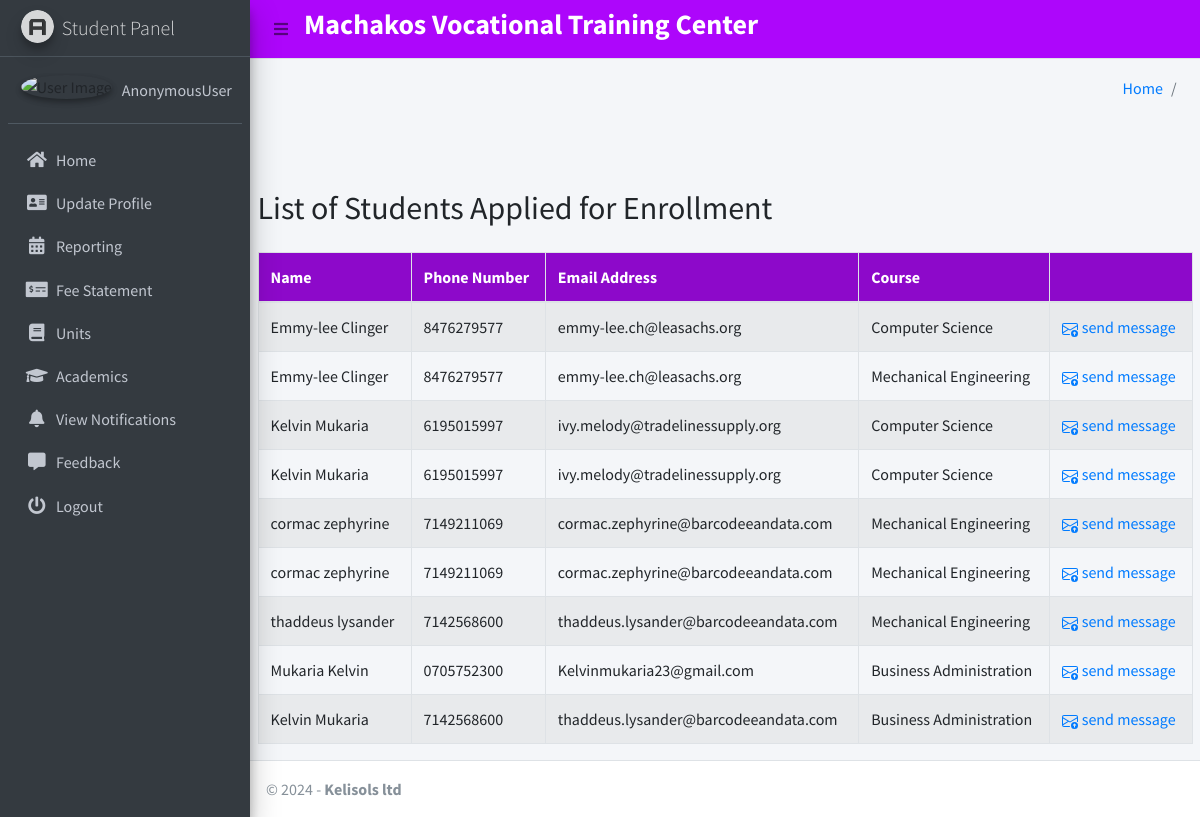
/applicants_list, run on the app's committed database.
### main_app/models.py (models this page shows, shortened)
class Applicants(models.Model):
    first_name = models.CharField(max_length=100)
    last_name = models.CharField(max_length=100)
    dob = models.DateField()
    email = models.EmailField()
    phone = models.CharField(max_length=15)
    address = models.TextField()
    course = models.CharField(max_length=100)
    personal_statement = models.TextField()

### main_app/hod_views.py (the view)
# urls.py: path("applicants_list", hod_views.applicants_list,
def applicants_list(request):
    enrollments = Applicants.objects.all()
    return render(request, 'hod_template/applicants_list.html', {'enrollments': enrollments})

### main_app/templates/hod_template/applicants_list.html (shortened to what this page needs)
{% extends 'main_app/base.html' %}
{% load static %}
{% block content %}
<div class="container mt-5">
    <h2 class="mb-4">List of Students Applied for Enrollment</h2>
    <div class="table-responsive">
        <table class="table table-striped table-bordered">
            <thead >
                <tr>
                    <th>Name</th>
                    <th>Phone Number</th>
                    <th>Email Address</th>
                    <th>Course</th>
                    <th></th>
                </tr>
            </thead>
            <tbody>
                {% for enrollment in enrollments %}
                <tr>
                    <td>{{ enrollment.first_name }} {{ enrollment.last_name }}</td>
                    <td>{{ enrollment.phone }}</td>
                    <td>{{ enrollment.email }}</td>
                    <td>{{ enrollment.course }}</td>
                    <td>
                       <a href=""  data-toggle="modal" data-target="#emailModal">
                        send message
                       </a>
                    </td>
                </tr>
                {% endfor %}
            </tbody>
        </table>
    </div>
</div>
</body>
</html>
{% endblock content %}

### main_app/templates/hod_template/applicants_list.html (style rules this page uses)
.table-responsive { margin-top: 20px; }
.table thead { background-color: #8d09ca; color: #fff; }
.table th, .table td { text-align: start; vertical-align: middle; }

### data on the page
Applicants: first_name "Emmy-lee", last_name "Clinger", phone "8476279577", email "emmy-lee.ch@leasachs.org", course "Computer Science"
Applicants: first_name "Emmy-lee", last_name "Clinger", phone "8476279577", email "emmy-lee.ch@leasachs.org", course "Mechanical Engineering"
Applicants: first_name "Kelvin", last_name "Mukaria", phone "6195015997", email "ivy.melody@tradelinessupply.org", course "Computer Science"
Applicants: first_name "Kelvin", last_name "Mukaria", phone "6195015997", email "ivy.melody@tradelinessupply.org", course "Computer Science"
Applicants: first_name "cormac", last_name "zephyrine", phone "7149211069", email "cormac.zephyrine@barcodeeandata.com", course "Mechanical Engineering"
Applicants: first_name "cormac", last_name "zephyrine", phone "7149211069", email "cormac.zephyrine@barcodeeandata.com", course "Mechanical Engineering"
Applicants: first_name "thaddeus", last_name "lysander", phone "7142568600", email "thaddeus.lysander@barcodeeandata.com", course "Mechanical Engineering"
Applicants: first_name "Mukaria", last_name "Kelvin", phone "0705752300", email "Kelvinmukaria23@gmail.com", course "Business Administration"
Applicants: first_name "Kelvin", last_name "Mukaria", phone "7142568600", email "thaddeus.lysander@barcodeeandata.com", course "Business Administration"

### other printed values
{{ user }} "AnonymousUser"
